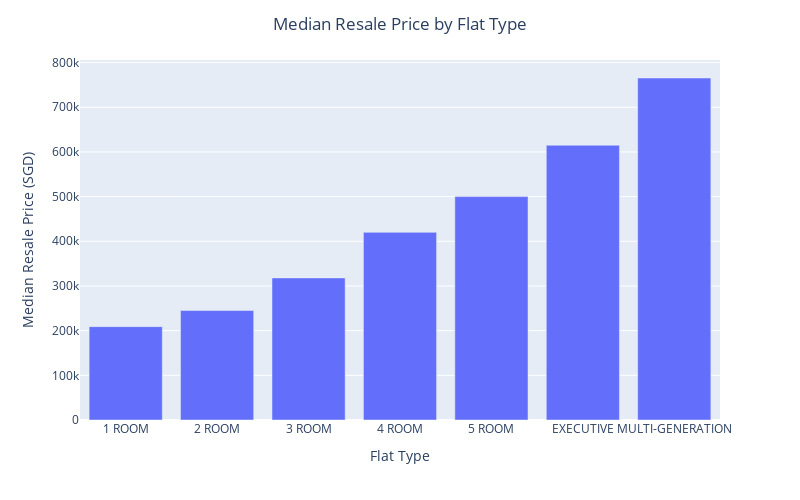

Here is the notebook cell this chart was saved with:
### Code cell
# Bar plot of Resale Price by Flat Type
fig2 = px.bar(x = median_resale_flat_type.index, 
              y = median_resale_flat_type, 
              width = 800, 
              height = 500)
fig2.update_layout(title = {'text' : 'Median Resale Price by Flat Type', 'x' : 0.5, 'xanchor' : 'center'}, xaxis_title_text='Flat Type', yaxis_title_text='Median Resale Price (SGD)')
fig2.update_traces(hovertemplate ='Flat Type: %{x}<br>Resale Price: S$%{y}<br><extra></extra>')
fig2.show()

### Figure 1 — Plotly figure (JSON) as saved in the notebook; plotly's stock layout.template omitted (floating-point values rounded to 4 significant figures)
{"data": [{"alignmentgroup": "True", "hovertemplate": "Flat Type: %{x}<br>Resale Price: S$%{y}<br><extra></extra>", "legendgroup": "", "marker": {"color": "#636efa", "pattern": {"shape": ""}}, "name": "", "offsetgroup": "", "orientation": "v", "showlegend": false, "textposition": "auto", "type": "bar", "x": ["1 ROOM", "2 ROOM", "3 ROOM", "4 ROOM", "5 ROOM", "EXECUTIVE", "MULTI-GENERATION"], "xaxis": "x", "y": [209000, 245000, 318000, 420000, 500000, 615000, 765500], "yaxis": "y"}], "layout": {"barmode": "relative", "height": 500, "legend": {"tracegroupgap": 0}, "margin": {"t": 60}, "title": {"text": "Median Resale Price by Flat Type", "x": 0.5, "xanchor": "center"}, "width": 800, "xaxis": {"anchor": "y", "domain": [0, 1], "title": {"text": "Flat Type"}}, "yaxis": {"anchor": "x", "domain": [0, 1], "title": {"text": "Median Resale Price (SGD)"}}}}
